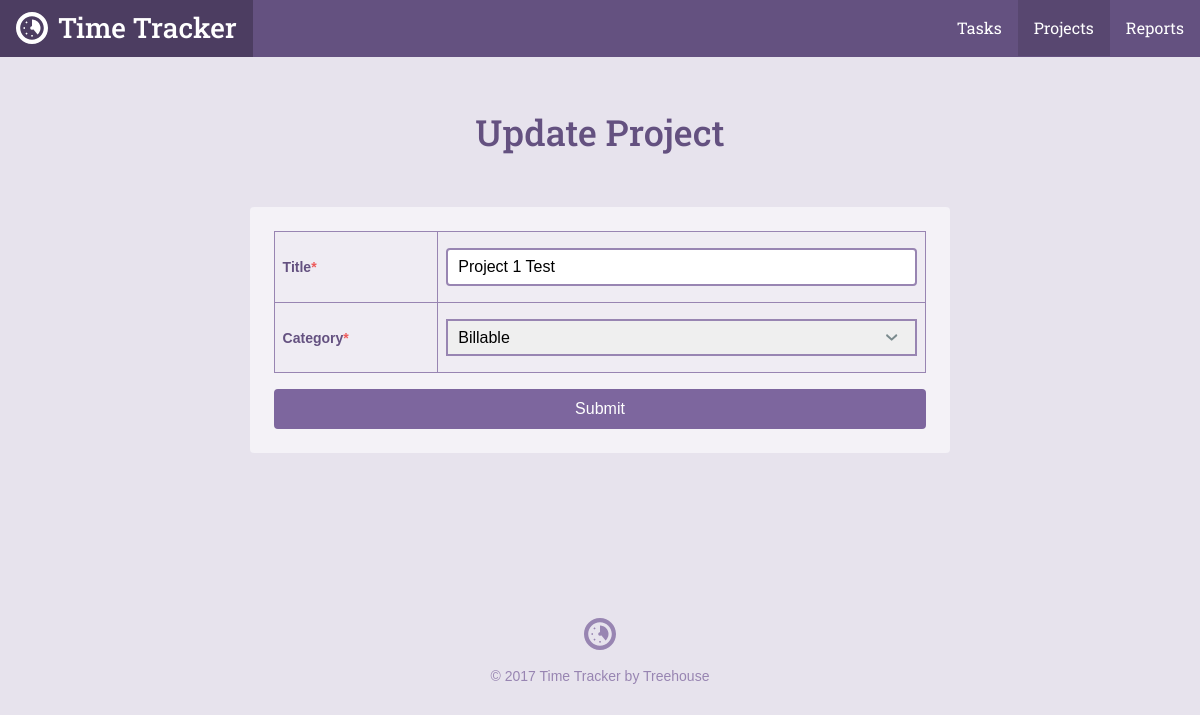
/project.php?id=1, run on an earlier commit of the app's database.
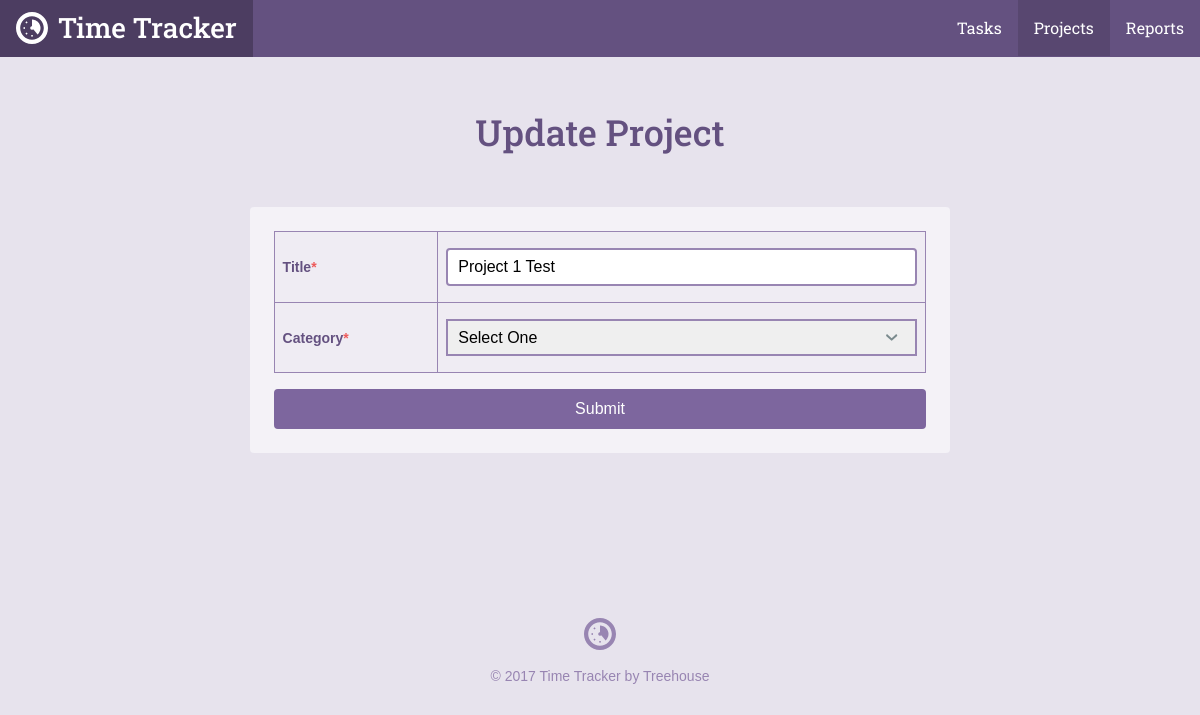
And on a later commit of the database.
### tables this page shows
CREATE TABLE `projects` (
	`project_id`	INTEGER PRIMARY KEY AUTOINCREMENT,
	`title`	TEXT NOT NULL,
	`category`	TEXT NOT NULL
);

### inc/functions.php (called while the page is built, shortened)
<?php
function get_project($project_id){
	include 'connection.php';
	$sql = "SELECT * FROM projects WHERE project_id = ?";
	try{
		$results = $db->prepare($sql);
		$results->bindValue(1,$project_id,PDO::PARAM_INT);
		$results->execute();
	}catch(Exception $e){
		echo "Error: ". $e->getMessage() . "<br />";
		return false;
	}
	return $results->fetch();
}

### project.php (the view, shortened to what this page needs)
<?php
require 'inc/functions.php';
$page = "projects";
$title = $category = '';
if(isset($_GET['id'])){
    $project_id = filter_input(INPUT_GET,'id',FILTER_SANITIZE_NUMBER_INT);
    list($project_id,$title,$category) = get_project($project_id);
}
include 'inc/header.php';
?>
<div class="section page">
    <div class="col-container page-container">
        <div class="col col-70-md col-60-lg col-center">
            <h1 class="actions-header">
            <?php
            if(!empty($project_id)){
                echo "Update ";
            }else{
                echo "Add";
            }
            ?>
            Project </h1>
            <form class="form-container form-add" method="post" action="project.php">
                <table>
                    <tr>
                        <th><label for="title">Title<span class="required">*</span></label></th>
                        <td><input type="text" id="title" name="title" value="<?php echo $title; ?>" /></td>
                    </tr>
                    <tr>
                        <th><label for="category">Category<span class="required">*</span></label></th>
                        <td><select id="category" name="category">
                                <option value="">Select One</option>
                                <option value="Billable"
                                    <?php
                                        if($category == "Billable"){
                                            echo 'selected';
                                        }
                                    ?>>Billable</option>
                        </select></td>
                    </tr>
                </table>
                <input class="button button--primary button--topic-php" type="submit" value="Submit" />
            </form>
        </div>
    </div>
</div>
<?php include "inc/footer.php"; ?>

### inc/header.php (shortened to what this page needs)
<html>
<head>
	<link rel="stylesheet" href="css/style.css" type="text/css">
</head>
<body>
	<header class="header">
    <div class="col-container">
  		<h1>
        <a class="logo" href="./">
          <svg viewbox="0 0 64 64" class="logo-icon"><use xlink:href="#logo_icon"></use></svg>
          <span class="logo-name">Time Tracker</span>
        </a>
      </h1>
  		<ul class="nav">
        <li class="nav-item tasks<?php if ($page == "tasks") { echo " on"; } ?>"><a class="nav-link" href="task_list.php">Tasks</a></li>
        <li class="nav-item projects<?php if ($page == "projects") { echo " on"; } ?>"><a class="nav-link" href="project_list.php">Projects</a></li>
        <li class="nav-item reports<?php if ($page == "reports") { echo " on"; } ?>"><a class="nav-link" href="reports.php">Reports</a></li>
      </ul>
    </div>
  </header>
	<div id="content">

### inc/footer.php
</div>
	<footer class="footer">
    <div class="col-container">
      <svg viewbox="0 0 64 64" class="logo-icon"><use xlink:href="#logo_icon"></use></svg>
  		<p class="footer-copy">&copy; <?php echo date("Y"); ?> Time Tracker by Treehouse</p>
    </div>
	</footer>
</body>
</html>

What changed in the data, as far as the page shows it:
changed projects "Project 1 Test": category "Billable" → (not shown)
Also different on the page:
form field category: (not shown) → "Select One"
